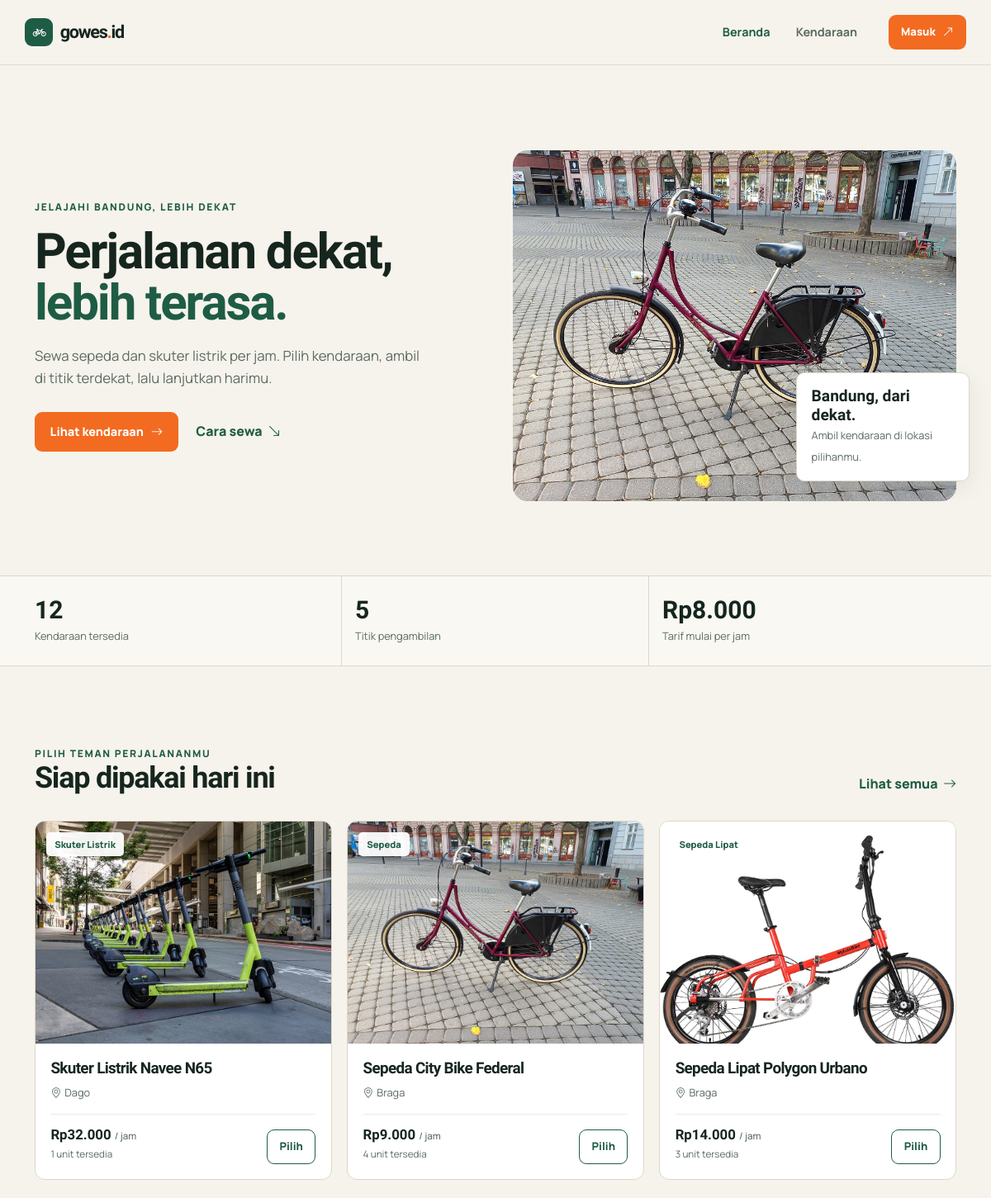
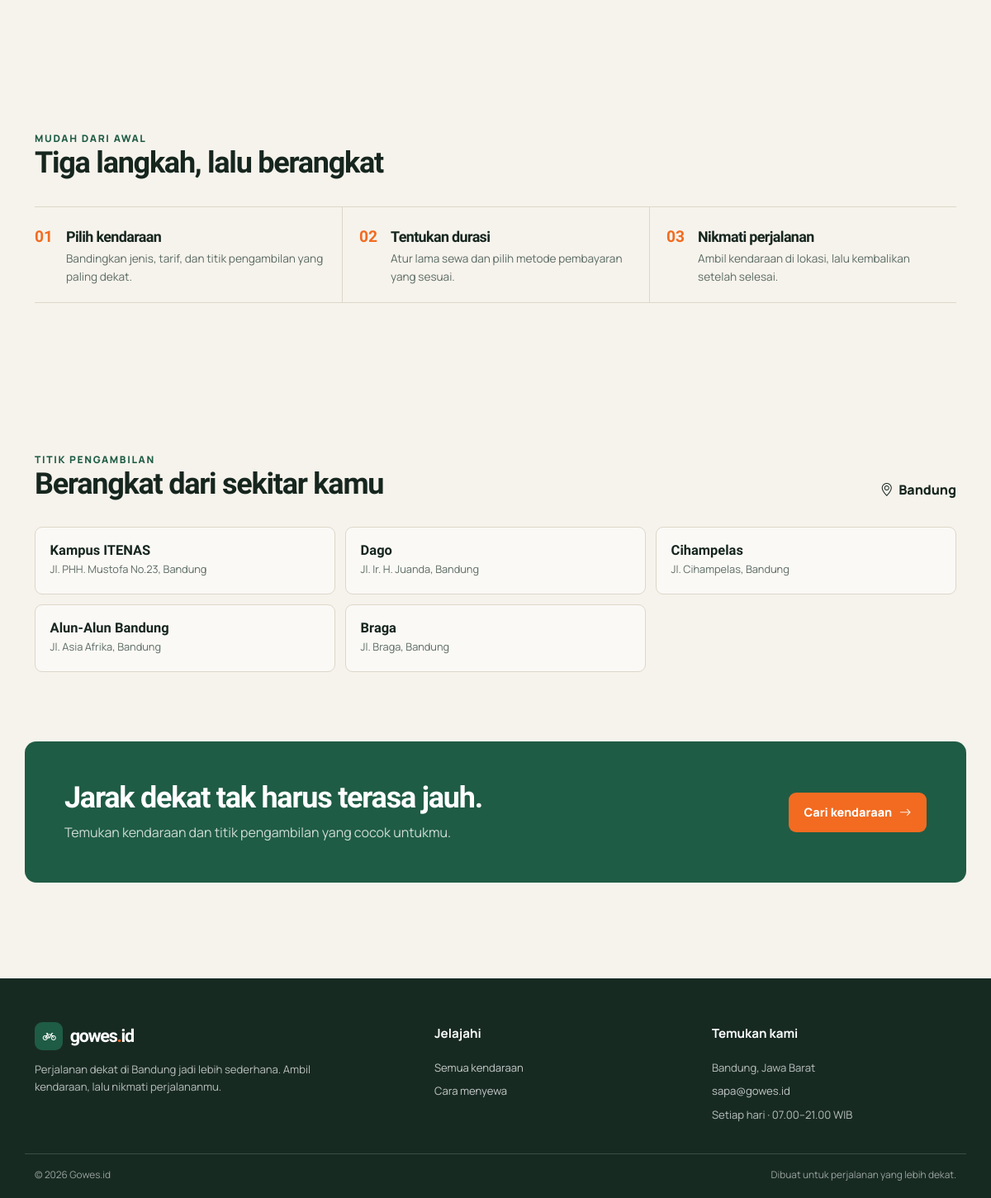
The app's page /frontend/index.php with its own data (2 pictures, top to bottom).
### tables this page shows
CREATE TABLE `kendaraan` (
  `id` int(11) NOT NULL,
  `kategori_id` int(11) NOT NULL,
  `lokasi_id` int(11) NOT NULL,
  `nama_kendaraan` varchar(100) NOT NULL,
  `harga_per_jam` int(11) NOT NULL,
  `stok` int(11) NOT NULL DEFAULT 0
);

CREATE TABLE `kategori` (
  `id` int(11) NOT NULL,
  `nama_kategori` varchar(50) NOT NULL,
  `deskripsi` text DEFAULT NULL
);

CREATE TABLE `lokasi` (
  `id` int(11) NOT NULL,
  `nama_lokasi` varchar(100) NOT NULL,
  `alamat` varchar(255) DEFAULT NULL,
  `kota` varchar(50) DEFAULT 'Bandung'
);

### frontend/includes/bootstrap.php (called while the page is built, shortened)
<?php
$scriptPath = str_replace('\\', '/', $_SERVER['SCRIPT_NAME'] ?? '');
$frontendPosition = strpos($scriptPath, '/frontend/');
$projectBase = $frontendPosition === false ? '' : substr($scriptPath, 0, $frontendPosition);
$frontendBase = $projectBase . '/frontend';
require_once __DIR__ . '/../../backend/config/database.php';
function h($value): string
{
    return htmlspecialchars((string) $value, ENT_QUOTES, 'UTF-8');
}
function rupiah($amount): string
{
    return 'Rp' . number_format((float) $amount, 0, ',', '.');
}
function db_all(string $sql, array $params = []): array
{
    global $conn, $databaseError;
    try {
        $statement = $conn->prepare($sql);
        $statement->execute($params);
        return $statement->fetchAll(PDO::FETCH_ASSOC);
    } catch (PDOException $exception) {
        error_log($exception->getMessage());
        $databaseError = 'Data belum dapat dimuat. Pastikan database rental_kendaraan sudah diimpor dan konfigurasi koneksi sudah benar.';
        return [];
    }
}
function db_one(string $sql, array $params = []): ?array
{
    $rows = db_all($sql, $params);
    return $rows[0] ?? null;
}
function vehicle_image(string $category, string $name = ''): string
{
    global $frontendBase;
    $normalized = strtolower($category . ' ' . $name);
    if (strpos($normalized, 'skuter') !== false) {
        $image = 'electric-scooter.jpg';
    } elseif (strpos($normalized, 'sepeda listrik') !== false) {
        $image = 'electric-bicycle.jpg';
    } elseif (strpos($normalized, 'lipat') !== false) {
        $image = 'folding-bicycle.jpg';
    } elseif (strpos($normalized, 'gunung') !== false) {
        $image = 'mountain-bicycle.jpg';
    } elseif (strpos($normalized, 'fixie') !== false) {
        $image = 'fixie-bicycle.jpg';
    } elseif (strpos($normalized, 'city bike') !== false) {
        $image = 'city-bicycle.jpg';
    } else {
        $image = 'city-bicycle.jpg';
    }
    return $frontendBase . '/img/' . $image;
}

### frontend/index.php (the view, shortened to what this page needs)
<?php
require_once __DIR__ . '/includes/bootstrap.php';
$activePage = 'home';
$statistics = db_one(
    'SELECT
        (SELECT COUNT(*) FROM kendaraan) AS total_kendaraan,
        (SELECT COUNT(*) FROM lokasi) AS total_lokasi,
        (SELECT MIN(harga_per_jam) FROM kendaraan WHERE stok > 0) AS tarif_minimum'
) ?? [];
$featuredVehicles = db_all(
    'SELECT kendaraan.id, kendaraan.nama_kendaraan, kendaraan.harga_per_jam, kendaraan.stok,
            kategori.nama_kategori, lokasi.nama_lokasi
     FROM kendaraan
     JOIN kategori ON kategori.id = kendaraan.kategori_id
     JOIN lokasi ON lokasi.id = kendaraan.lokasi_id
     WHERE kendaraan.stok > 0
     ORDER BY kendaraan.id DESC
     LIMIT 3'
);
$locations = db_all('SELECT nama_lokasi, alamat, kota FROM lokasi ORDER BY id LIMIT 5');
require __DIR__ . '/includes/header.php';
?>
<main id="main-content">
    <section class="hero">
        <div class="container hero-layout">
            <div class="hero-copy">
                <p class="eyebrow">Jelajahi Bandung, lebih dekat</p>
                <h1>Perjalanan dekat, <span>lebih terasa.</span></h1>
                <p>Sewa sepeda dan skuter listrik per jam. Pilih kendaraan, ambil di titik terdekat, lalu lanjutkan harimu.</p>
                <div class="hero-actions">
                    <a class="button button-primary" href="<?= h($frontendBase) ?>/kendaraan.php">Lihat kendaraan <i class="bi bi-arrow-right" aria-hidden="true"></i></a>
                    <a class="text-link" href="#cara-sewa">Cara sewa <i class="bi bi-arrow-down-right" aria-hidden="true"></i></a>
                </div>
            </div>
            <div class="hero-image-wrap">
                <img class="hero-image" src="<?= h($frontendBase) ?>/img/city-bicycle.jpg" alt="Sepeda siap digunakan untuk menjelajahi jalan kota">
                <div class="hero-note">
                    <strong>Bandung, dari dekat.</strong>
                    <span>Ambil kendaraan di lokasi pilihanmu.</span>
                </div>
            </div>
        </div>
    </section>
    <section class="stats-strip" aria-label="Ringkasan layanan">
        <div class="container stats-grid">
            <div class="stat-item">
                <span class="stat-number"><?= h($statistics['total_kendaraan'] ?? '—') ?></span>
                <span class="stat-label">Kendaraan tersedia</span>
            </div>
            <div class="stat-item">
                <span class="stat-number"><?= h($statistics['total_lokasi'] ?? '—') ?></span>
                <span class="stat-label">Titik pengambilan</span>
            </div>
            <div class="stat-item">
                <span class="stat-number"><?= isset($statistics['tarif_minimum']) && $statistics['tarif_minimum'] !== null ? h(rupiah($statistics['tarif_minimum'])) : '—' ?></span>
                <span class="stat-label">Tarif mulai per jam</span>
            </div>
        </div>
    </section>
    <section class="section">
        <div class="container">
            <div class="section-heading">
                <div>
                    <p class="eyebrow">Pilih teman perjalananmu</p>
                    <h2>Siap dipakai hari ini</h2>
                </div>
                <a class="text-link" href="<?= h($frontendBase) ?>/kendaraan.php">Lihat semua <i class="bi bi-arrow-right" aria-hidden="true"></i></a>
            </div>
            <?php if ($featuredVehicles): ?>
                <div class="vehicle-grid">
                    <?php foreach ($featuredVehicles as $vehicle): ?>
                        <article class="vehicle-card">
                            <div class="vehicle-photo">
                                <img src="<?= h(vehicle_image($vehicle['nama_kategori'], $vehicle['nama_kendaraan'])) ?>" alt="<?= h($vehicle['nama_kendaraan']) ?>" loading="lazy">
                                <span class="vehicle-tag"><?= h($vehicle['nama_kategori']) ?></span>
                            </div>
                            <div class="vehicle-body">
                                <div class="vehicle-title-row">
                                    <h3><?= h($vehicle['nama_kendaraan']) ?></h3>
                                </div>
                                <p class="vehicle-location"><i class="bi bi-geo-alt" aria-hidden="true"></i><?= h($vehicle['nama_lokasi']) ?></p>
                                <div class="vehicle-bottom">
                                    <div>
                                        <div class="vehicle-price"><?= h(rupiah($vehicle['harga_per_jam'])) ?> <small>/ jam</small></div>
                                        <span class="vehicle-stock"><?= h($vehicle['stok']) ?> unit tersedia</span>
                                    </div>
                                    <a class="button button-outline button-small" href="<?= h($frontendBase) ?>/sewa.php?id=<?= h($vehicle['id']) ?>">Pilih</a>
                                </div>
                            </div>
                        </article>
                    <?php endforeach; ?>
                </div>
            <?php elseif ($databaseError === null): ?>
                <div class="empty-state">Belum ada kendaraan yang tersedia saat ini.</div>
            <?php endif; ?>
        </div>
    </section>
    <section class="section" id="cara-sewa">
        <div class="container">
            <div class="section-heading">
                <div>
                    <p class="eyebrow">Mudah dari awal</p>
                    <h2>Tiga langkah, lalu berangkat</h2>
                </div>
            </div>
            <div class="steps">
                <article class="step">
                    <span class="step-number">01</span>
                    <div><h3>Pilih kendaraan</h3><p>Bandingkan jenis, tarif, dan titik pengambilan yang paling dekat.</p></div>
                </article>
                <article class="step">
                    <span class="step-number">02</span>
                    <div><h3>Tentukan durasi</h3><p>Atur lama sewa dan pilih metode pembayaran yang sesuai.</p></div>
                </article>
                <article class="step">
                    <span class="step-number">03</span>
                    <div><h3>Nikmati perjalanan</h3><p>Ambil kendaraan di lokasi, lalu kembalikan setelah selesai.</p></div>
                </article>
            </div>
        </div>
    </section>
    <section class="section">
        <div class="container">
            <div class="section-heading">
                <div>
                    <p class="eyebrow">Titik pengambilan</p>
                    <h2>Berangkat dari sekitar kamu</h2>
                </div>
                <span class="text-link"><i class="bi bi-geo-alt" aria-hidden="true"></i> Bandung</span>
            </div>
            <?php if ($locations): ?>
                <div class="location-list">
                    <?php foreach ($locations as $location): ?>
                        <div class="location-item">
                            <strong><?= h($location['nama_lokasi']) ?></strong>
                            <span><?= h($location['alamat']) ?>, <?= h($location['kota']) ?></span>
                        </div>
                    <?php endforeach; ?>
                </div>
            <?php elseif ($databaseError === null): ?>
                <div class="empty-state">Informasi lokasi belum tersedia.</div>
            <?php endif; ?>
        </div>
    </section>
    <section class="section pt-0">
        <div class="container closing-banner">
            <div>
                <h2>Jarak dekat tak harus terasa jauh.</h2>
                <p>Temukan kendaraan dan titik pengambilan yang cocok untukmu.</p>
            </div>
            <a class="button button-primary" href="<?= h($frontendBase) ?>/kendaraan.php">Cari kendaraan <i class="bi bi-arrow-right" aria-hidden="true"></i></a>
        </div>
    </section>
</main>
<?php require __DIR__ . '/includes/footer.php'; ?>

### frontend/includes/header.php (shortened to what this page needs)
<?php
$activePage = $activePage ?? '';
?>
<!doctype html>
<html lang="id">
<head>
    <link href="https://cdn.jsdelivr.net/npm/bootstrap@5.3.3/dist/css/bootstrap.min.css" rel="stylesheet">
    <link href="https://cdn.jsdelivr.net/npm/bootstrap-icons@1.11.3/font/bootstrap-icons.min.css" rel="stylesheet">
    <link href="<?= h($frontendBase) ?>/css/style.css" rel="stylesheet">
</head>
<body>
<header class="site-header">
    <nav class="navbar navbar-expand-lg container" aria-label="Navigasi utama">
        <a class="brand" href="<?= h($frontendBase) ?>/index.php" aria-label="Gowes.id, beranda">
            <span class="brand-mark"><i class="bi bi-bicycle" aria-hidden="true"></i></span>
            <span>gowes<span class="brand-dot">.</span>id</span>
        </a>
        <div class="collapse navbar-collapse" id="mainNavigation">
            <div class="navbar-nav nav-links ms-auto me-lg-4">
                <a class="nav-link <?= $activePage === 'home' ? 'active' : '' ?>" href="<?= h($frontendBase) ?>/index.php">Beranda</a>
                <a class="nav-link <?= $activePage === 'vehicles' ? 'active' : '' ?>" href="<?= h($frontendBase) ?>/kendaraan.php">Kendaraan</a>
            </div>
            <?php if (!empty($_SESSION['user_id'])): ?>
                <div class="account-nav">
                    <span class="account-name"><i class="bi bi-person-circle" aria-hidden="true"></i> <?= h($_SESSION['nama'] ?? 'Akun') ?></span>
                    <a class="button button-outline button-small" href="<?= h($backendBase) ?>/auth/logout.php">Keluar</a>
                </div>
            <?php else: ?>
                <a class="button button-primary button-small nav-cta" href="<?= h($frontendBase) ?>/login.php">Masuk <i class="bi bi-arrow-up-right" aria-hidden="true"></i></a>
            <?php endif; ?>
        </div>
    </nav>
</header>

### frontend/includes/footer.php (shortened to what this page needs)
<footer class="site-footer">
    <div class="container footer-grid">
        <div class="footer-about">
            <a class="brand brand-light" href="<?= h($frontendBase) ?>/index.php">
                <span class="brand-mark"><i class="bi bi-bicycle" aria-hidden="true"></i></span>
                <span>gowes<span class="brand-dot">.</span>id</span>
            </a>
            <p>Perjalanan dekat di Bandung jadi lebih sederhana. Ambil kendaraan, lalu nikmati perjalananmu.</p>
        </div>
        <div>
            <h2 class="footer-title">Jelajahi</h2>
            <a href="<?= h($frontendBase) ?>/kendaraan.php">Semua kendaraan</a>
            <a href="<?= h($frontendBase) ?>/index.php#cara-sewa">Cara menyewa</a>
        </div>
        <div>
            <h2 class="footer-title">Temukan kami</h2>
            <p>Bandung, Jawa Barat</p>
            <a href="mailto:sapa@gowes.id">sapa@gowes.id</a>
            <p>Setiap hari · 07.00–21.00 WIB</p>
        </div>
    </div>
    <div class="container footer-bottom">
        <span>&copy; <?= date('Y') ?> Gowes.id</span>
        <span>Dibuat untuk perjalanan yang lebih dekat.</span>
    </div>
</footer>
</body>
</html>

### records on screen
kendaraan: shows a picture, kategori.nama_kategori "Skuter Listrik", nama_kendaraan "Skuter Listrik Navee N65", lokasi.nama_lokasi "Dago", harga_per_jam "Rp32.000", stok "1"
kendaraan: shows a picture, kategori.nama_kategori "Sepeda", nama_kendaraan "Sepeda City Bike Federal", lokasi.nama_lokasi "Braga", harga_per_jam "Rp9.000", stok "4"
kendaraan: shows a picture, kategori.nama_kategori "Sepeda Lipat", nama_kendaraan "Sepeda Lipat Polygon Urbano", lokasi.nama_lokasi "Braga", harga_per_jam "Rp14.000", stok "3"
lokasi: nama_lokasi "Kampus ITENAS", alamat "Jl. PHH. Mustofa No.23", kota "Bandung"
lokasi: nama_lokasi "Dago", alamat "Jl. Ir. H. Juanda", kota "Bandung"
lokasi: nama_lokasi "Cihampelas", alamat "Jl. Cihampelas", kota "Bandung"
lokasi: nama_lokasi "Alun-Alun Bandung", alamat "Jl. Asia Afrika", kota "Bandung"
lokasi: nama_lokasi "Braga", alamat "Jl. Braga", kota "Bandung"

### other values on screen
$statistics['total_kendaraan'] "12"
$statistics['total_lokasi'] "5"
rupiah($statistics['tarif_minimum']) "Rp8.000"
